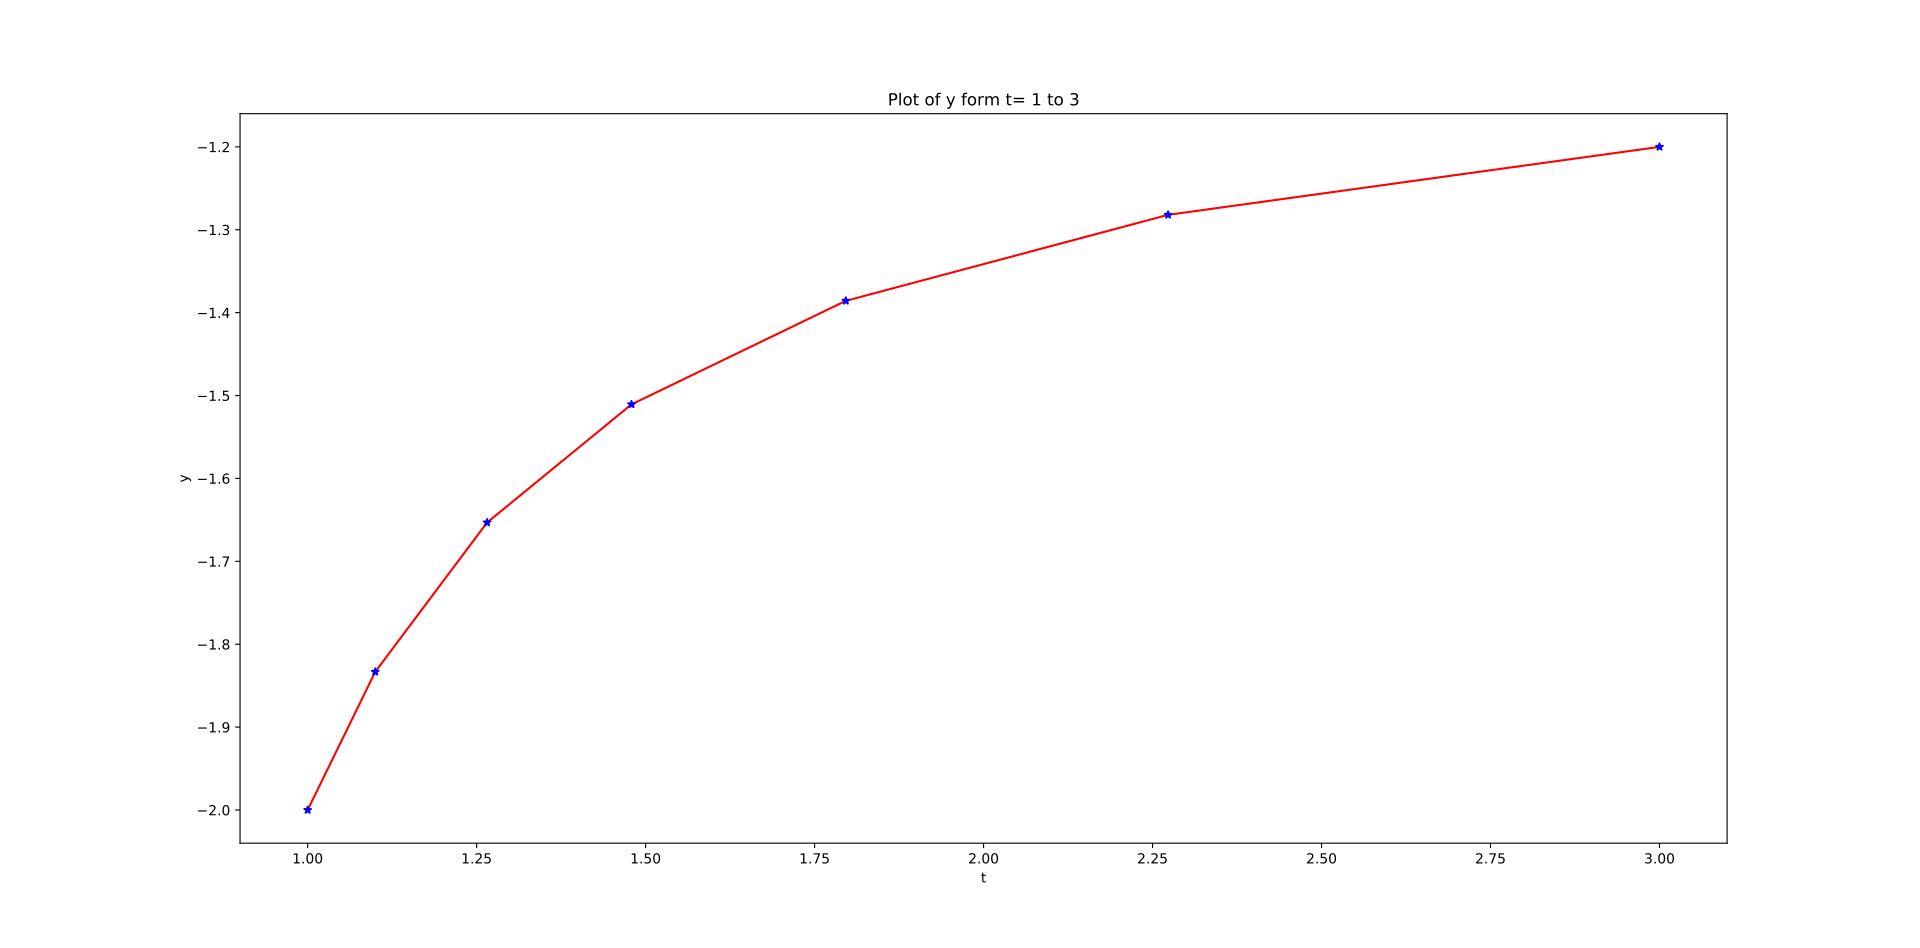

This chart was generated by the following Python code:
"""
Author: Pruthvi Suryadevara
Email:  pruthvi.suryadevara@tifr.res.in
Solving initial value problem using adaptive step size with Runge Kutta method

"""

import numpy as np
import matplotlib.pyplot as plt

def f(y,t):                 # Defining function f(y,t)=y'
    return(((y**2)+y)/t)

def r4_1(f,y,hi,h):
    """
    Gives y(i+1) after one step of Runge kutta
    Paramaters:
    f: Callable, the function to be integrated
    y: Double, the value of y(i)
    hi: Double, the value of t(i)
    h: Double, the step size chosen
    Returns
    y: double, the value of y(i+1) 
    """
    k1=h*f(y,hi)
    k2=h*f((y+(0.5*k1)),(hi+(h*0.5)))
    k3=h*f((y+(0.5*k2)),(hi+(h*0.5)))
    k4=h*f((y+(k3)),(hi+h))
    return(y+(1/6*(k1+(2*k2)+(2*k3)+k4)))

def cu_r4_adt(f,t0,tn,y0,h,ab_err=10**-6,sft=1):
    """
    Gives Solction to initial value problem using adaprive step size
    Paramaters:
    f: Callable, the function to be integrated
    t0: Double, the lover bound (initial value) of the paramater t
    tn: Double, the upper bound of the paramater t
    y0: Double, the initial value of the solution y
    h: Double, the step size chosen
    ab_err: Double, the required limit on error, default= e-6
    Returns
    [y,t]: ndarry of double, the values of y, t at mesh points  
    """
    y=[y0]        # Setting y0, t0
    t=[t0]
    i=0
    while(t[i]<tn):                      # Limit till t reaches tn
        y1=r4_1(f,y[i],t[i],2*h)         # Calculating y(t+2h) in single step
        yi=r4_1(f,y[i],t[i],h)           # Calculating y(t+h)
        y2=r4_1(f,yi,(t[i]+h),h)         # Calculating y(t+2h) for y(t+h) in two steps
        err=np.abs(y2-y1)                # Defining error
        hopt=h*sft*(((30*h*ab_err)/(err))**(0.25))      # Finding the optimal h
        # if optimal hopt is larger than current h append the value of y(t+h) to y, as it has better accuracy
        if hopt>h:
            y.append(yi)                 
            t.append(t[i]+h)
            # if hopt is smaller than current h, then recaliculate y(i+1) at hopt and then append it to y  
        else:
            yi=r4_1(f,y[i],t[i],hopt)
            y.append(yi)
            t.append(t[i]+hopt)
        h=hopt                           # Setting h=hopt for next iteration
        i=i+1
    # Changing the size of last step so we dont go past tn (t[n]=tn)
    yn=r4_1(f,y[i-1],t[i-1],tn-t[i-1])   
    t[i]=tn
    y[i]=yn
    return([np.array(y),np.array(t)])


# Defining the problem paramaters and initial h
t0=1
tn=3
y0=-2
h=0.1
y=cu_r4_adt(f,t0,tn,y0,h,ab_err=10**-4)  # Calling the defined function for absolute error e-4

# Printing the solution and mesh points
plt.plot(y[1],y[0],'r')
plt.plot(y[1],y[0],'*b')
plt.xlabel("t")
plt.ylabel("y")
plt.title("Plot of y form t= 1 to 3")
plt.show()
